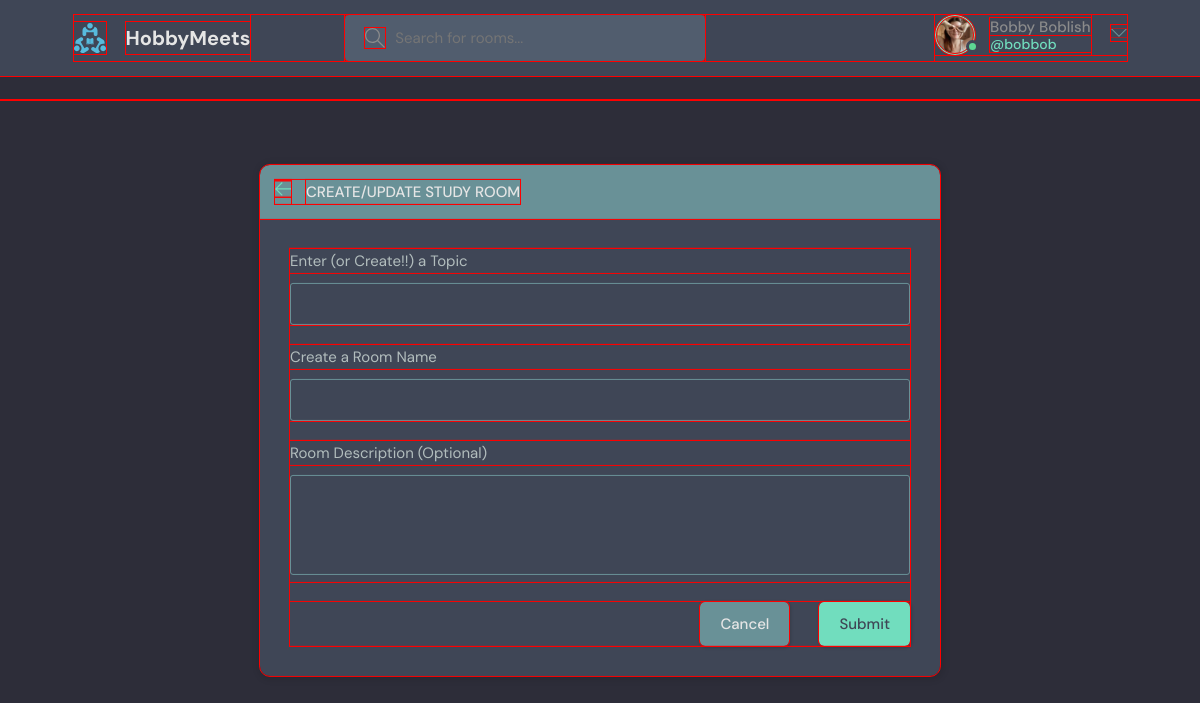
/create-room/ (signed in), run on the app's committed database.
### base/models.py (models this page shows)
class User(AbstractUser):
    name = models.CharField(max_length=200, null=True)
    email = models.EmailField(unique=True, null=True)
    bio = models.TextField(null=True)
    avatar = models.ImageField(null=True, default="avatar.svg") #TODO: fix the avatar to be something more fun, ideally a few that are randomly assigned
    USERNAME_FIELD = 'email' # override orig. User and set email as login info
    REQUIRED_FIELDS = []

### base/views.py (the view, shortened to what this page needs)
# urls.py: path('create-room/', views.createRoom, name="create-room"),
@login_required(login_url='login') #redirects unauthorized users to the login page
def createRoom(request):
    form = RoomForm()
    context = {'form': form}
    return render(request, 'base/room_form.html', context)

### base/forms.py
class RoomForm(ModelForm):
    class Meta:
        model = Room
        fields = '__all__' # create all fields that are specified in the Room model (except for fields that aren't possible to update/change manually, eg. updated/changed)
        exclude = ['host', 'participants'] #one way to remove some fields from the form. remember to add these values in views.py so that something will be sent to the db

### base/context_processors.py (called while the page is built)
def globalVars(request):
    topics = Topic.objects.all()
    top_topics = Topic.objects.all()[0:5] #lazy way of making above request work in the template:))
    total_room_count = Room.objects.all().count()
    context = {'topics': topics, 'total_room_count': total_room_count, 'top_topics': top_topics}
    return context

### base/templates/base/room_form.html (shortened to what this page needs)
{% extends 'main.html' %}
{% block content %}
  <main class="create-room layout">
    <div class="container">
      <div class="layout__box">
        <div class="layout__boxHeader">
          <div class="layout__boxTitle">
            <a href="{{request.META.HTTP_REFERER}}">
              <svg version="1.1" xmlns="http://www.w3.org/2000/svg" width="32" height="32" viewBox="0 0 32 32">
                <title>arrow-left</title>
                <path
                  d="M13.723 2.286l-13.723 13.714 13.719 13.714 1.616-1.611-10.96-10.96h27.625v-2.286h-27.625l10.965-10.965-1.616-1.607z">
                </path>
              </svg>
            </a>
            <h3>Create/Update Study Room</h3>
          </div>
        </div>
        <div class="layout__body">
          <form class="form" action="", method="POST">
            <div class="form__group">
              <label for="room_topic">Enter (or Create!!) a Topic</label>
              <input required type="text" value="{{room.topic.name}}" name="topic" list="topic-list" />
            </div>
            <div class="form__group">
              <label for="room_name">Create a Room Name</label>
              {{form.name}}
            </div>
            <div class="form__group">
              <label for="room_description">Room Description (Optional)</label>
              {{form.description}}
            </div>
            <div class="form__action">
              <a class="btn btn--dark" href="{% url 'home' %}">Cancel</a>
              <button class="btn btn--main" type="submit">Submit</button>
            </div>
          </form>
        </div>
      </div>
    </div>
  </main>
  {% endblock content %}

### templates/navbar.html (shortened to what this page needs)
{% load static %}
<header class="header header--loggedIn">
    <div class="container">
      <a href="{% url 'home' %}" class="header__logo">
        <img src="{% static 'images/logo.svg' %}" />
        <h1>HobbyMeets</h1>
      </a>
      <form class="header__search" method="GET" action="{% url 'home' %}">
        <label>
          <input name = "q" placeholder="Search for rooms..." />
        </label>
      </form>
      <nav class="header__menu">
        {% if request.user.is_authenticated %}
        <div class="header__user">
          <a href="{% url 'update-user' %}">
            <div class="avatar avatar--medium active">
              <img src="{{request.user.avatar.url}}" />
            </div>
            <p>{{request.user.name}} <span>@{{request.user.username}}</span></p>
          </a>
          <button class="dropdown-button">
            <svg version="1.1" xmlns="http://www.w3.org/2000/svg" width="32" height="32" viewBox="0 0 32 32">
              <title>chevron-down</title>
              <path d="M16 21l-13-13h-3l16 16 16-16h-3l-13 13z"></path>
            </svg>
          </button>
        </div>
        {% else %}
        <a href="{% url 'login' %}">
          <img src="{% static 'images/avatar.svg' %}" />
          <p>Log in</p>
        </a>
        {% endif %}
      </nav>
    </div>
  </header>

### data on the page
User: user.avatar (picture), user.name "Bobby Boblish", user.username "bobbob"
